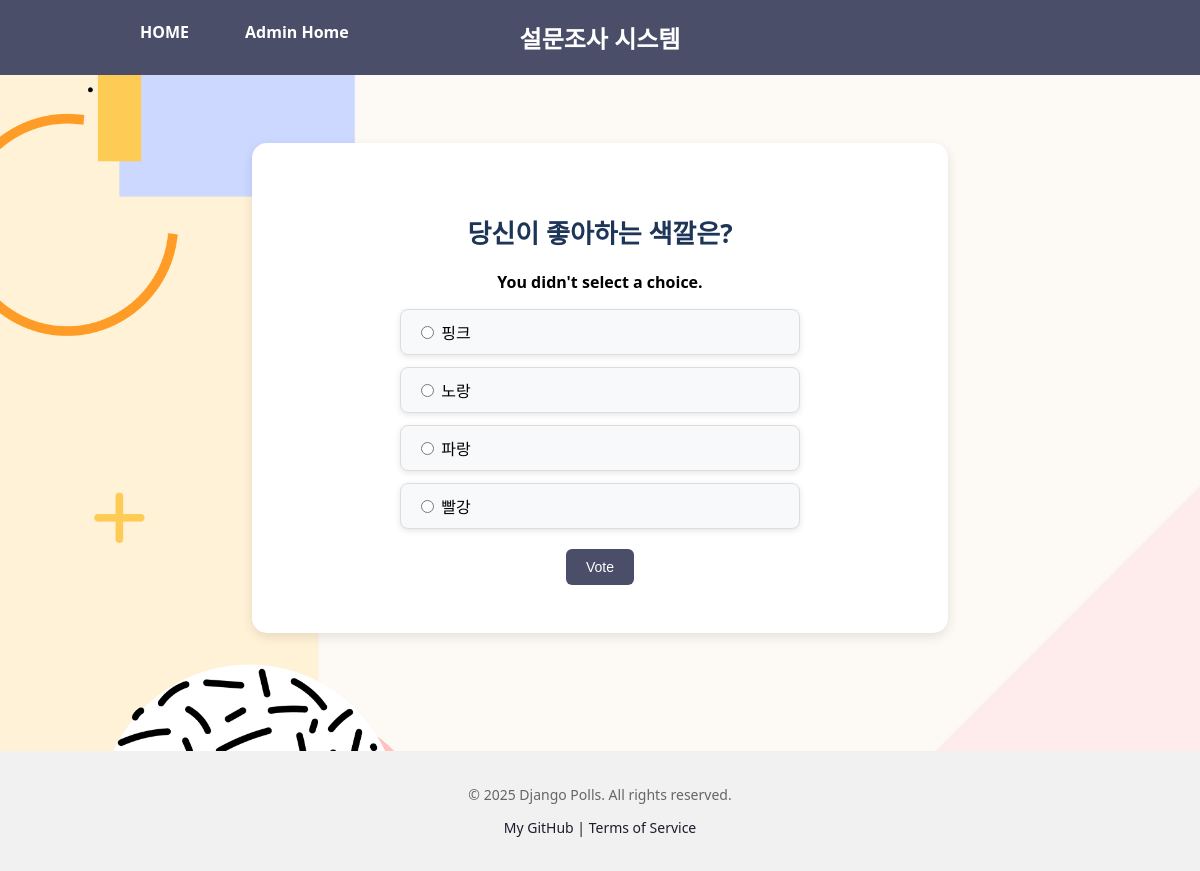
The page /polls/5/vote/ on the database its author committed.
### polls/models.py (models this page shows, shortened)
class Question(models.Model):
    question_text = models.CharField(max_length=200)
    pub_date = models.DateTimeField('date published')

class Choice(models.Model):
    question = models.ForeignKey(Question, on_delete = models.CASCADE)
    choice_text = models.CharField(max_length=200)
    votes = models.IntegerField(default=0)

### polls/views.py (the view)
# urls.py: path("<int:question_id>/vote/", views.vote, name="vote"),
def vote(request, question_id):
    question = get_object_or_404(Question, pk=question_id)
    try:
        selected_choice = question.choice_set.get(pk=request.POST["choice"])
    except (KeyError, Choice.DoesNotExist):
        return render(
            request,
            "polls/detail.html",
            {
                "question": question,
                "error_message":"You didn't select a choice.",
            },
        )
    else:
        selected_choice.votes = F("votes") + 1
        selected_choice.save()
        return HttpResponseRedirect(reverse("polls:results", args=(question.id,)))

### templates/polls/detail.html (shortened to what this page needs)
{% extends "polls/base.html" %}
{% load static %}
{% block content %}
<link rel="stylesheet" href="{% static 'polls/detail.css' %}">
<div class="detail-container">
 <h2 class="question-title">{{ question.question_text }}</h2>
 <form action="{% url 'polls:vote' question.id %}" method="post" class="vote-form">
	{% if error_message %}
    <p class="error-message"><strong>{{ error_message }}</strong></p>
	{% endif %}
   <ul class="choice-list">
    {% for choice in question.choice_set.all %}
    <li>
        <input type="radio" name="choice" id="choice_{{ choice.id }}" value="{{ choice.id }}">
        <label for="choice_{{ choice.id }}">{{ choice.choice_text }}</label>
    </li>
    {% endfor %}
   </ul>
  <div class="submit-btn-wrap">
   <input type="submit" value="Vote" class="submit-btn">
  </div>
 </form>
</div>
{% endblock %}

### static/polls/css/index.css (style rules this page uses)
body { background: url("../images/background.jpg") no-repeat top left; background-size: cover; font-family: "Segoe UI", sans-serif; margin: 0; padding: 0; }
h2 { color: #333; font-size: 28px; margin-bottom: 20px; }
ul { list-style: none; padding: 0; margin: 0 auto; max-width: 700px; }
li { background-color: white; border-radius: 10px; margin-bottom: 12px; padding: 15px 20px; box-shadow: 0 2px 6px rgba(0, 0, 0, 0.1); transition: background-color 0.2s ease; }
form { margin-top: 20px; }
.submit-btn { background-color: #4a4e69; color: white; padding: 10px 20px; font-size: 14px; border: none; border-radius: 6px; cursor: pointer; transition: background-color 0.2s ease; }
.question-title { font-size: 24px; font-weight: bold; margin-bottom: 30px; color: #2c2c2c; }

### static/polls/css/detail.css (style rules this page uses)
.detail-container { background-color: #ffffff; max-width: 600px; margin: 3rem auto; padding: 3rem; border-radius: 15px; box-shadow: 0 4px 12px rgba(0, 0, 0, 0.1); text-align: center; }
.question-title { font-size: 26px; color: #1d3557; margin-bottom: 20px; }
.choice-list { list-style: none; padding: 0; margin: 0 auto 20px; text-align: left; max-width: 400px; }
.choice-list li { margin-bottom: 12px; background-color: #f8f9fa; padding: 10px 15px; border-radius: 8px; border: 1px solid #ddd; transition: background-color 0.2s ease; }

### rows shown on the page
Question: question_text "당신이 좋아하는 색깔은?"
Choice: choice_text "핑크"
Choice: choice_text "노랑"
Choice: choice_text "파랑"
Choice: choice_text "빨강"

### other values the page prints
{{ error_message }} "You didn't select a choice."
